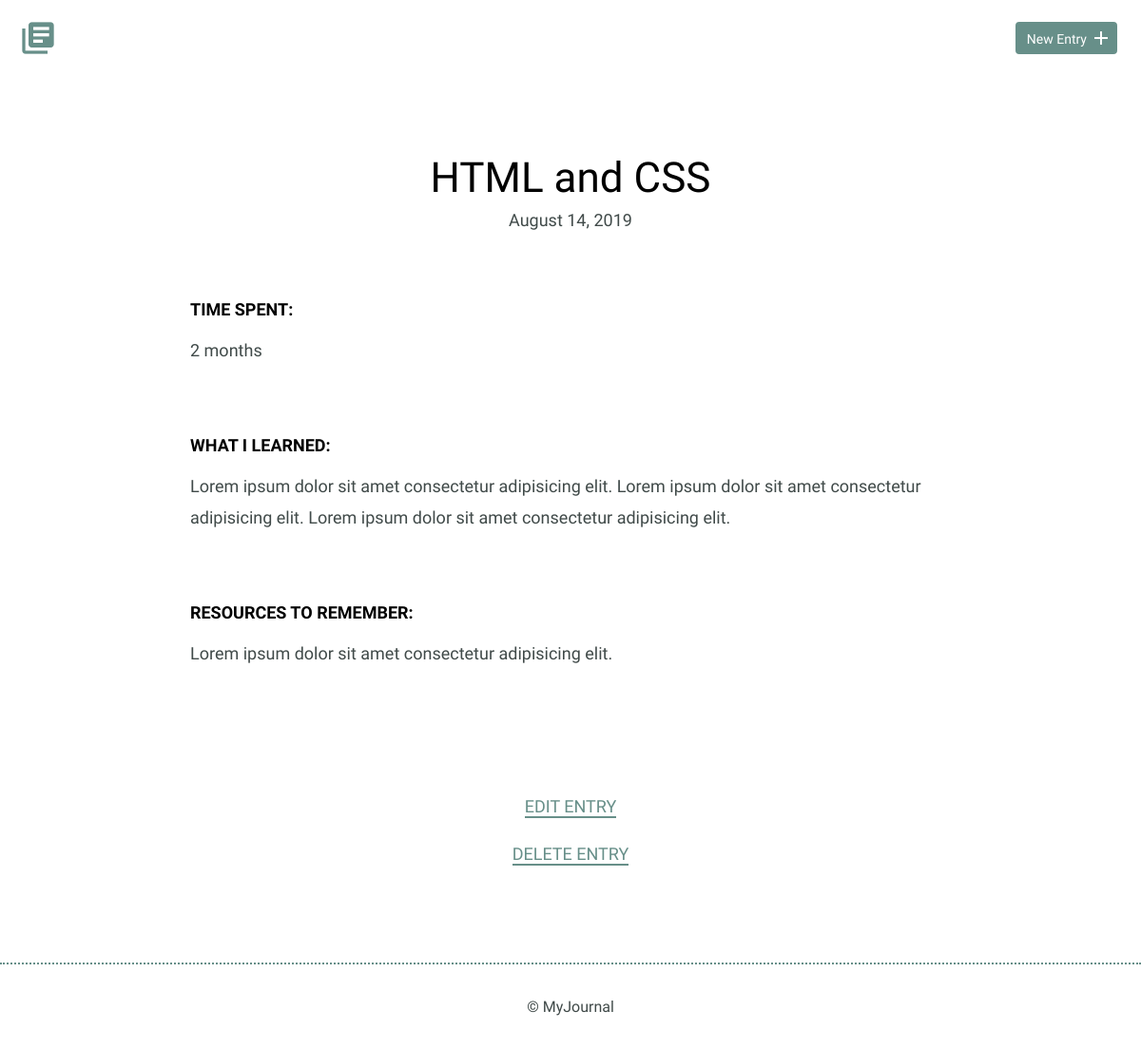
/detail4, run on the app's committed database.
### tables this page shows
CREATE TABLE entries (
        id integer PRIMARY KEY AUTOINCREMENT,
        title text NOT NULL,
        date integer NOT NULL,
        timespent text NOT NULL,
        learned text NOT NULL,
        resources text NOT NULL,
        formattedDate text NOT NULL
    );

### app.py (the view)
@app.route('/detail<the_id>', methods=['GET', 'POST'])
def get_details(the_id):
    row = fetch_one_item_from_database(the_id)
    return render_template('detail.html', row=row)

### manageDB.py (called while the page is built)
def fetch_one_item_from_database(the_id):
    row_dict = {}
    conn = sqlite3.connect('journal.db')
    c = conn.cursor()
    c.execute("SELECT * FROM entries WHERE id = (?)", [str(the_id)])
    items = c.fetchone()
    row_dict['id'] = items[0]
    row_dict['title'] = items[1]
    row_dict['date'] = items[2]
    row_dict['timespent'] = items[3]
    row_dict['learned'] = items[4]
    row_dict['resources'] = items[5]
    row_dict['formattedDate'] = items[6]
    conn.commit()
    conn.close()
    return row_dict

### templates/detail.html (shortened to what this page needs)
<!DOCTYPE html>
<html>
    <head>
        <link rel="stylesheet" href="static/css/normalize.css">
        <link rel="stylesheet" href="static/css/site.css">
    </head>
    <body>
        <header>
            <div class="container">
                <div class="site-header">
                    <a class="logo" href="{{ url_for('start') }}"><i class="material-icons">library_books</i></a>
                    <a class="button icon-right" href="{{ url_for('new_entry') }}"><span>New Entry</span> <i class="material-icons">add</i></a>
                </div>
            </div>
        </header>
        <section>
            <div class="container">
                <div class="entry-list single">
                    <article>
                        <h1>{{row['title']}}</h1>
                        <time datetime="2016-01-31">{{row['formattedDate']}}</time>
                        <div class="entry">
                            <h3>Time Spent: </h3>
                            <p>{{ row['timespent'] }}</p>
                        </div>
                        <div class="entry">
                            <h3>What I Learned:</h3>
                            <p>{{ row['learned'] }}</p>
                        </div>
                        <div class="entry">
                            <h3>Resources to Remember:</h3>
                            <p>{{ row['resources'] }}</p>
                        </div>
                    </article>
                </div>
            </div>
            <div class="edit">
                <p><a href="{{ url_for('edit_post', the_id=row['id']) }}">Edit Entry</a></p>
                <p><a href="{{ url_for('delete_post', the_id=row['id']) }}">Delete Entry</a></p>
            </div>
        </section>
        <footer>
            <div>
                &copy; MyJournal
            </div>
        </footer>
    </body>
</html>

### static/css/site.css (style rules this page uses)
body { font-size: 16px; color: #404a49; font-family: 'Cousine', serif; font-weight: 400; }
.container { margin: 0 auto; padding: 0 25px; }
header .site-header { margin: 0 auto; height: 95px; }
header .logo i { color: #678f89; margin: 20px 0 0 -5px; float: left; font-size: 40px; }
header .button { float: right; margin: 33px 0 0 0; }
footer { text-align: center; padding: 35px 0; border-top: 2px dotted #678f89; }
.button { padding: 8px 10px 6px 10px; background: #678f89; border: 2px solid #678f89; border-radius: 4px; text-decoration: none; color: #FFF; position: relative; text-align: center; font-size: 14px; }
.button.icon-right { padding-right: 30px; top: -10px; }
.button.icon-right i { position: absolute; top: 3px; right: 3px; }
h1, h2, h3 { margin: 0; font-weight: 400; line-height: 1em; color: #000; }
h1 { font-size: 44px; margin-bottom: 12px; }
h3 { font-size: 18px; font-family: 'Work Sans', serif; font-weight: 600; text-transform: uppercase; }
p { line-height: 1.8em; font-size: 18px; }
p a { border-bottom: 2px solid #678f89; padding: 0; color: #678f89; text-decoration: none; }
.entry-list, .edit-entry, .new-entry { max-width: 800px; margin: 0 auto; padding: 70px 0 150px 0; }
.entry-list article { margin-bottom: 70px; text-align: center; }
.entry-list article:last-child { margin-bottom: 0; }
.entry-list.single { padding-bottom: 70px; }
.entry-list.single time { font-size: 18px; }
.entry { max-width: 800px; margin: 75px auto 0 auto; text-align: left; }
.entry p { margin-bottom: 40px; }
.edit { padding-bottom: 80px; text-align: center; margin: 0 auto; }
.edit a { font-weight: 400; text-transform: uppercase; font-size: 18px; }

### data on the page
entries: title "HTML and CSS", formattedDate "August 14, 2019", timespent "2 months", learned "Lorem ipsum dolor sit amet consectetur adipisicing elit. Lorem ipsum dolor sit amet consectetur adipisicing elit. Lorem ipsum dolor sit amet consectetur adipisicing elit.", resources "Lorem ipsum dolor sit amet consectetur adipisicing elit."
